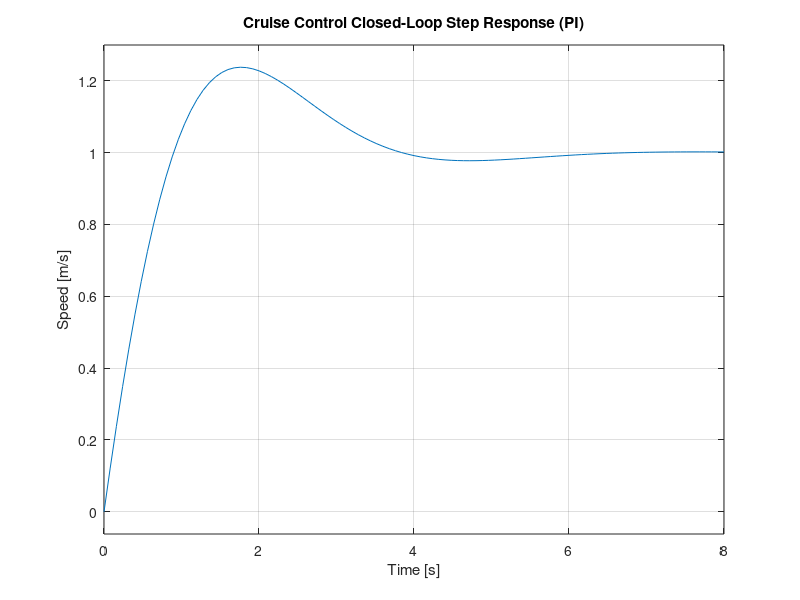

This figure's MATLAB source:
% Physical parameters
m  = 1000;   % kg
b  = 50;     % N*s/m
Ku = 500;    % N per control unit

% Desired design parameters (example)
zeta = 0.6;
Ts   = 5.0;
wn   = 4/(zeta*Ts);

Kp = (2*zeta*wn*m - b)/Ku;
Ki = (wn^2*m)/Ku;

fprintf('PI gains: Kp = %.3f, Ki = %.3f\n', Kp, Ki);

% Plant G(s) = Ku / (m s + b)
s = tf('s');
G = Ku / (m*s + b);

% PI controller C(s) = Kp + Ki/s
C = Kp + Ki/s;

% Closed-loop with unity feedback
T = feedback(C*G, 1);

% Step response (1 m/s step)
figure;
step(T);
grid on;
title('Cruise Control Closed-Loop Step Response (PI)');
ylabel('Speed [m/s]');
xlabel('Time [s]');

% --- Simulink notes (conceptual) ---
% In Simulink, one can create a block diagram:
% - Use a Step block as reference r(t)
% - Sum block to compute e(t) = r(t) - v(t)
% - PI controller implemented via Gain (Kp) and Integrator blocks (Ki*1/s)
% - First-order Transfer Fcn block for G(s) = Ku/(m*s + b)
% - Feedback connection from output v(t) to the Sum block
